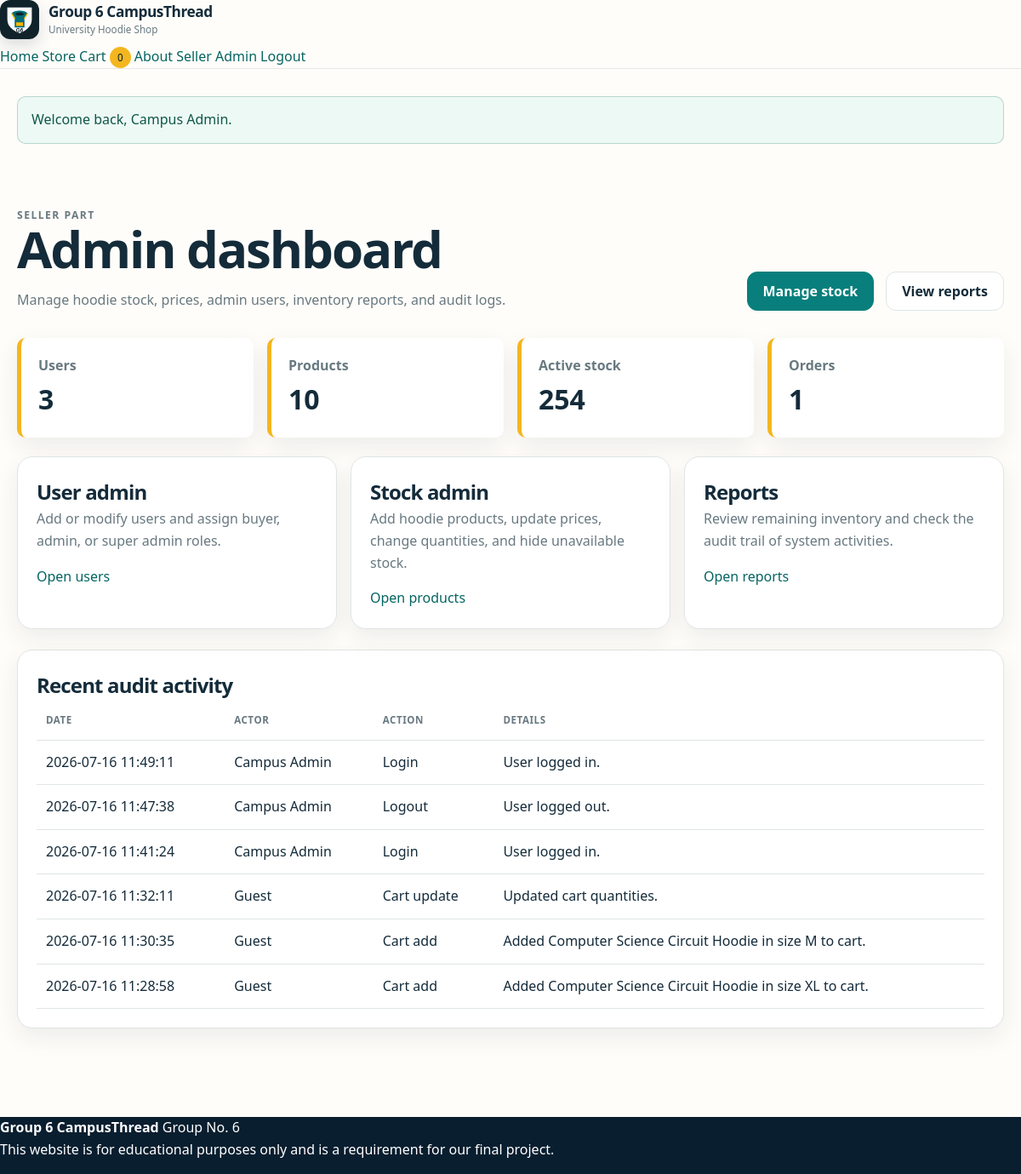
Before: /campus-thread-hoodies/admin/dashboard.php (signed in) with the older database file.
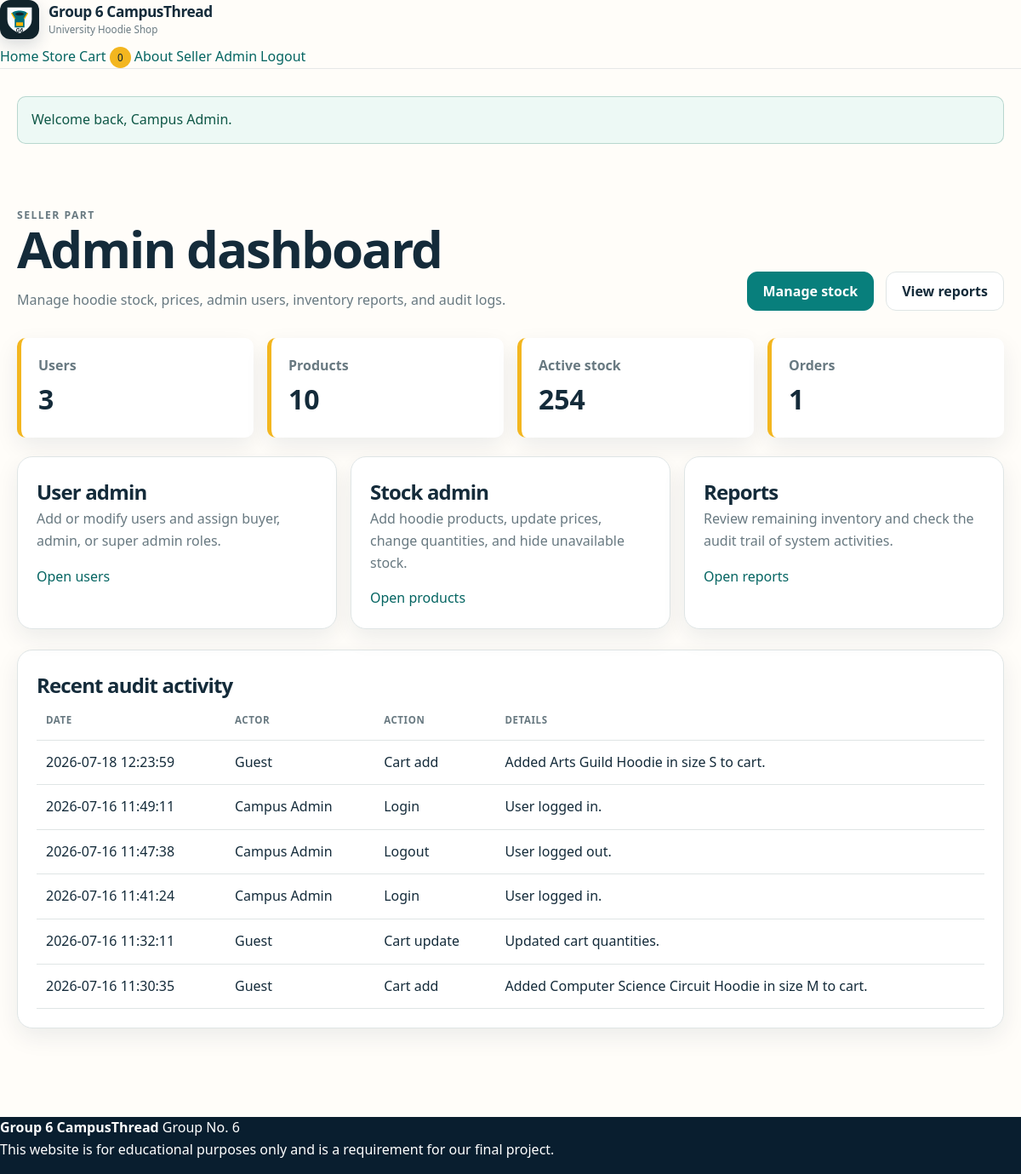
After: the same page with the newer database file.
### tables this page shows
CREATE TABLE audit_logs (
            id INTEGER PRIMARY KEY AUTOINCREMENT,
            user_id INTEGER,
            actor_name TEXT NOT NULL,
            role TEXT NOT NULL,
            action TEXT NOT NULL,
            details TEXT NOT NULL,
            ip_address TEXT NOT NULL,
            created_at TEXT NOT NULL DEFAULT CURRENT_TIMESTAMP,
            FOREIGN KEY (user_id) REFERENCES users(id)
        );

### campus-thread-hoodies/includes/functions.php (called while the page is built, shortened)
<?php
function h($value): string
{
    return htmlspecialchars((string) $value, ENT_QUOTES, 'UTF-8');
}
function url(string $path = ''): string
{
    return rtrim(BASE_PATH, '/') . '/' . ltrim($path, '/');
}

### campus-thread-hoodies/includes/database.php (called while the page is built, shortened)
<?php
function db(): PDO
{
    static $pdo = null;
    if ($pdo instanceof PDO) {
        return $pdo;
    }
    $pdo = new PDO('sqlite:' . DB_PATH, null, null, [
        PDO::ATTR_ERRMODE => PDO::ERRMODE_EXCEPTION,
        PDO::ATTR_DEFAULT_FETCH_MODE => PDO::FETCH_ASSOC,
    ]);
    $pdo->exec('PRAGMA foreign_keys = ON');
    return $pdo;
}

### campus-thread-hoodies/admin/dashboard.php (the view, shortened to what this page needs)
<?php
$stats = [
    'users' => (int) db()->query('SELECT COUNT(*) FROM users')->fetchColumn(),
    'products' => (int) db()->query('SELECT COUNT(*) FROM products')->fetchColumn(),
    'stock' => (int) db()->query('SELECT COALESCE(SUM(stock), 0) FROM products WHERE is_active = 1')->fetchColumn(),
    'orders' => (int) db()->query('SELECT COUNT(*) FROM orders')->fetchColumn(),
];
$recentLogs = db()->query('SELECT * FROM audit_logs ORDER BY created_at DESC LIMIT 6')->fetchAll();
require_once __DIR__ . '/../includes/header.php';
?>
<section class="admin-hero">
    <div>
        <p class="eyebrow">Seller part</p>
        <h1>Admin dashboard</h1>
        <p>Manage hoodie stock, prices, admin users, inventory reports, and audit logs.</p>
    </div>
    <div class="admin-actions">
        <a class="button primary" href="<?= h(url('admin/products.php')) ?>">Manage stock</a>
        <a class="button ghost" href="<?= h(url('admin/reports.php')) ?>">View reports</a>
    </div>
</section>
<section class="stat-grid">
    <article><span>Users</span><strong><?= $stats['users'] ?></strong></article>
    <article><span>Products</span><strong><?= $stats['products'] ?></strong></article>
    <article><span>Active stock</span><strong><?= $stats['stock'] ?></strong></article>
    <article><span>Orders</span><strong><?= $stats['orders'] ?></strong></article>
</section>
<section class="admin-grid">
    <article class="admin-card">
        <h2>User admin</h2>
        <p>Add or modify users and assign buyer, admin, or super admin roles.</p>
        <a href="<?= h(url('admin/users.php')) ?>">Open users</a>
    </article>
    <article class="admin-card">
        <h2>Stock admin</h2>
        <p>Add hoodie products, update prices, change quantities, and hide unavailable stock.</p>
        <a href="<?= h(url('admin/products.php')) ?>">Open products</a>
    </article>
    <article class="admin-card">
        <h2>Reports</h2>
        <p>Review remaining inventory and check the audit trail of system activities.</p>
        <a href="<?= h(url('admin/reports.php')) ?>">Open reports</a>
    </article>
</section>
<section class="summary-table">
    <h2>Recent audit activity</h2>
    <table>
        <thead>
        <tr>
            <th>Date</th>
            <th>Actor</th>
            <th>Action</th>
            <th>Details</th>
        </tr>
        </thead>
        <tbody>
        <?php foreach ($recentLogs as $log): ?>
            <tr>
                <td><?= h($log['created_at']) ?></td>
                <td><?= h($log['actor_name']) ?></td>
                <td><?= h($log['action']) ?></td>
                <td><?= h($log['details']) ?></td>
            </tr>
        <?php endforeach; ?>
        </tbody>
    </table>
</section>
<?php require_once __DIR__ . '/../includes/footer.php'; ?>

Changed rows visible on the page:
no longer on this page (row unchanged): audit_logs: created_at "2026-07-16 11:28:58", actor_name "Guest", action "Cart add", details "Added Computer Science Circuit Hoodie in size XL to cart."
added audit_logs: created_at "2026-07-18 12:23:59", actor_name "Guest", action "Cart add", details "Added Arts Guild Hoodie in size S to cart."
